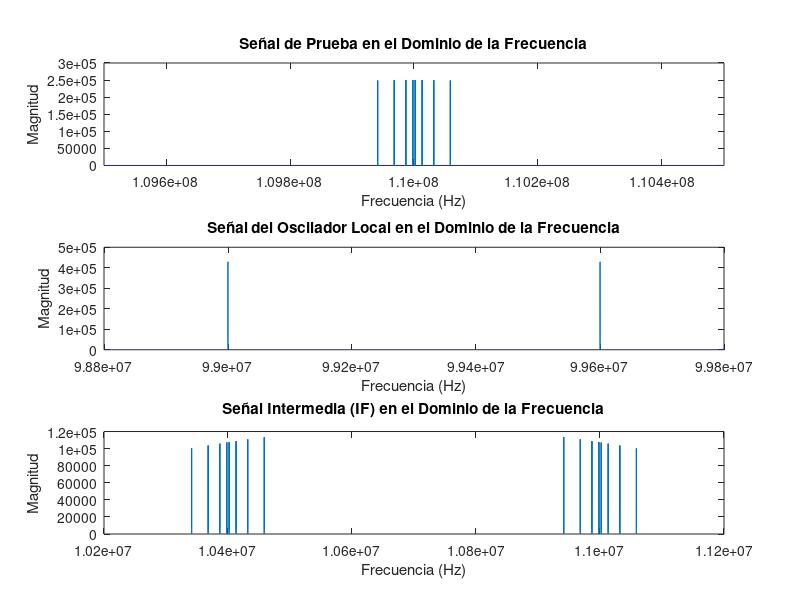

The MATLAB source for this figure:
% Parámetros iniciales
fs = 1e6; % Frecuencia de muestreo (Hz)
t = linspace(0, 1, fs); % Vector de tiempo de 1 segundo

% Crear señal de prueba centrada en 110 MHz con componentes en frecuencias específicas
fc = 110e6; % Frecuencia central de 110 MHz
f1 = 1875; % Frecuencia de 1875 Hz
f2 = 13125; % Frecuencia de 13125 Hz
f3 = 31875; % Frecuencia de 31875 Hz
f4 = 58625; % Frecuencia de 58625 Hz

% Generar la señal de prueba (modulación de amplitud)
test_signal = cos(2 * pi * f1 * t) + cos(2 * pi * f2 * t) + cos(2 * pi * f3 * t) + cos(2 * pi * f4 * t);
FMmodulada = test_signal .* cos(2 * pi * fc * t);

% Transformar la señal de prueba al dominio de la frecuencia
FMmodulada_freq = fft(FMmodulada);
f_FMmodulada = linspace(-fs/2, fs/2, length(FMmodulada_freq)) + fc; % Ajuste para centrar en 110 MHz

% Crear oscilador local de 99.3 MHz para obtener una IF de 10.7 MHz
f_lo = 99.3e6; % Frecuencia del oscilador local
osc_lo = cos(2 * pi * f_lo * t); % Señal del oscilador local

% Transformar el oscilador local al dominio de la frecuencia
osc_lo_freq = fft(osc_lo);
f_osc_lo = linspace(-fs/2, fs/2, length(osc_lo_freq)) + f_lo;

% Mezclar la señal de prueba con el oscilador local para obtener la señal IF
IF_signal = FMmodulada .* osc_lo;

% Transformar la señal IF al dominio de la frecuencia
IF_signal_freq = fft(IF_signal);
f_IF = linspace(-fs/2, fs/2, length(IF_signal_freq)) + fc - f_lo; % Ajuste para centrar en la nueva frecuencia intermedia de 10.7 MHz

% Graficar las señales en el dominio de la frecuencia
figure;

% Señal de Prueba en el Dominio de la Frecuencia
subplot(3,1,1);
plot(f_FMmodulada, fftshift(abs(FMmodulada_freq)));
title('Señal de Prueba en el Dominio de la Frecuencia');
xlabel('Frecuencia (Hz)');
ylabel('Magnitud');
xlim([fc - 500e3, fc + 500e3]); % Mostrar un rango más cerrado alrededor de 110 MHz para mejor visualización

% Señal del Oscilador Local en el Dominio de la Frecuencia
subplot(3,1,2);
plot(f_osc_lo, fftshift(abs(osc_lo_freq)));
title('Señal del Oscilador Local en el Dominio de la Frecuencia');
xlabel('Frecuencia (Hz)');
ylabel('Magnitud');
xlim([f_lo - 500e3, f_lo + 500e3]); % Mostrar un rango más cerrado alrededor de 99.3 MHz para mejor visualización

% Señal IF en el Dominio de la Frecuencia
subplot(3,1,3);
plot(f_IF, fftshift(abs(IF_signal_freq)));
title('Señal Intermedia (IF) en el Dominio de la Frecuencia');
xlabel('Frecuencia (Hz)');
ylabel('Magnitud');
xlim([10.2e6, 11.2e6]); % Mostrar un rango más cerrado alrededor de 10.7 MHz para mejor visualización

% Verificaciones adicionales
disp('Información de la señal de prueba:');
disp(['Longitud: ', num2str(length(FMmodulada))]);
disp(['Rango de valores: ', num2str(min(FMmodulada)), ' a ', num2str(max(FMmodulada))]);

disp('Información del oscilador local:');
disp(['Longitud: ', num2str(length(osc_lo))]);
disp(['Rango de valores: ', num2str(min(osc_lo)), ' a ', num2str(max(osc_lo))]);

disp('Información de la señal IF:');
disp(['Longitud: ', num2str(length(IF_signal))]);
disp(['Rango de valores: ', num2str(min(IF_signal)), ' a ', num2str(max(IF_signal))]);